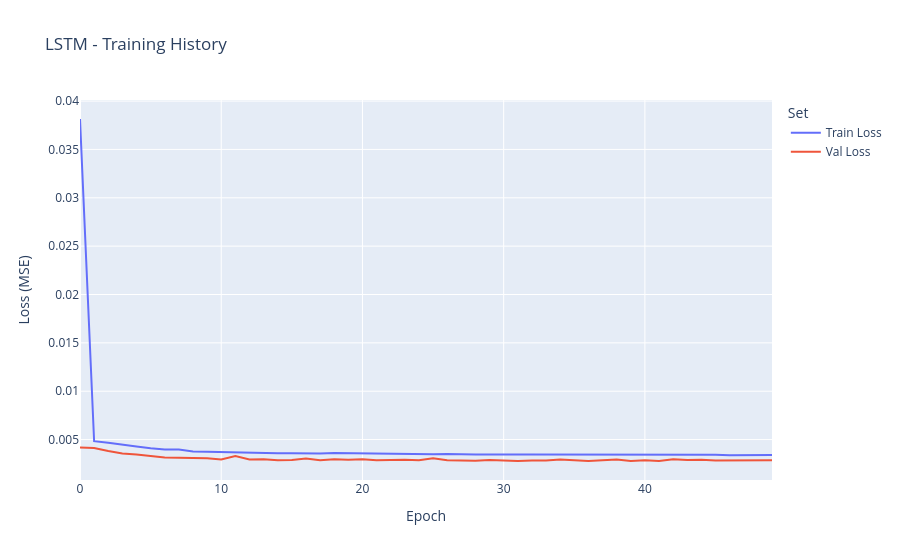

Notebook code cell kept with this figure:
### Code cell
fig = px.line(
    pd.DataFrame({'Train Loss': train_losses, 'Val Loss': val_losses}),
    title='LSTM - Training History',
    labels={'index': 'Epoch', 'value': 'Loss (MSE)', 'variable': 'Set'}
)
fig.show()

### Figure 1 — Plotly figure (JSON) as saved in the notebook; plotly's stock layout.template omitted (floating-point values rounded to 4 significant figures)
{"data": [{"hovertemplate": "Set=Train Loss<br>Epoch=%{x}<br>Loss (MSE)=%{y}<extra></extra>", "legendgroup": "Train Loss", "line": {"color": "#636efa", "dash": "solid"}, "marker": {"symbol": "circle"}, "mode": "lines", "name": "Train Loss", "orientation": "v", "showlegend": true, "x": [0, 1, 2, 3, 4, 5, 6, 7, 8, 9, 10, 11, 12, 13, 14, 15, 16, 17, 18, 19, 20, 21, 22, 23, 24, 25, 26, 27, 28, 29, 30, 31, 32, 33, 34, 35, 36, 37, 38, 39, 40, 41, 42, 43, 44, 45, 46, 47, 48, 49], "xaxis": "x", "y": [0.03815, 0.004834, 0.004661, 0.004437, 0.004289, 0.004093, 0.003976, 0.003962, 0.003774, 0.003743, 0.003701, 0.003647, 0.003655, 0.003619, 0.003576, 0.003574, 0.003554, 0.00355, 0.003598, 0.003577, 0.003514, 0.003524, 0.003503, 0.003528, 0.003473, 0.00348, 0.003518, 0.003468, 0.003447, 0.003459, 0.003424, 0.003461, 0.003445, 0.003448, 0.003439, 0.003462, 0.003448, 0.003438, 0.003434, 0.003437, 0.003414, 0.003416, 0.003433, 0.003441, 0.00343, 0.00343, 0.003379, 0.00341, 0.003414, 0.003413], "yaxis": "y", "type": "scatter"}, {"hovertemplate": "Set=Val Loss<br>Epoch=%{x}<br>Loss (MSE)=%{y}<extra></extra>", "legendgroup": "Val Loss", "line": {"color": "#EF553B", "dash": "solid"}, "marker": {"symbol": "circle"}, "mode": "lines", "name": "Val Loss", "orientation": "v", "showlegend": true, "x": [0, 1, 2, 3, 4, 5, 6, 7, 8, 9, 10, 11, 12, 13, 14, 15, 16, 17, 18, 19, 20, 21, 22, 23, 24, 25, 26, 27, 28, 29, 30, 31, 32, 33, 34, 35, 36, 37, 38, 39, 40, 41, 42, 43, 44, 45, 46, 47, 48, 49], "xaxis": "x", "y": [0.004191, 0.004135, 0.003808, 0.003549, 0.003459, 0.003344, 0.003154, 0.003127, 0.003087, 0.003066, 0.002935, 0.003304, 0.002929, 0.002977, 0.00287, 0.002892, 0.003049, 0.002874, 0.002958, 0.002913, 0.002958, 0.002849, 0.00288, 0.002914, 0.002867, 0.003068, 0.002853, 0.002843, 0.00282, 0.002895, 0.00282, 0.002787, 0.002823, 0.002832, 0.002931, 0.002848, 0.002785, 0.002869, 0.002931, 0.002783, 0.002864, 0.002786, 0.002969, 0.002886, 0.002901, 0.002833, 0.002828, 0.002809, 0.002817, 0.00286], "yaxis": "y", "type": "scatter"}], "layout": {"xaxis": {"anchor": "y", "domain": [0.0, 1.0], "title": {"text": "Epoch"}}, "yaxis": {"anchor": "x", "domain": [0.0, 1.0], "title": {"text": "Loss (MSE)"}}, "legend": {"title": {"text": "Set"}, "tracegroupgap": 0}, "title": {"text": "LSTM - Training History"}}}
